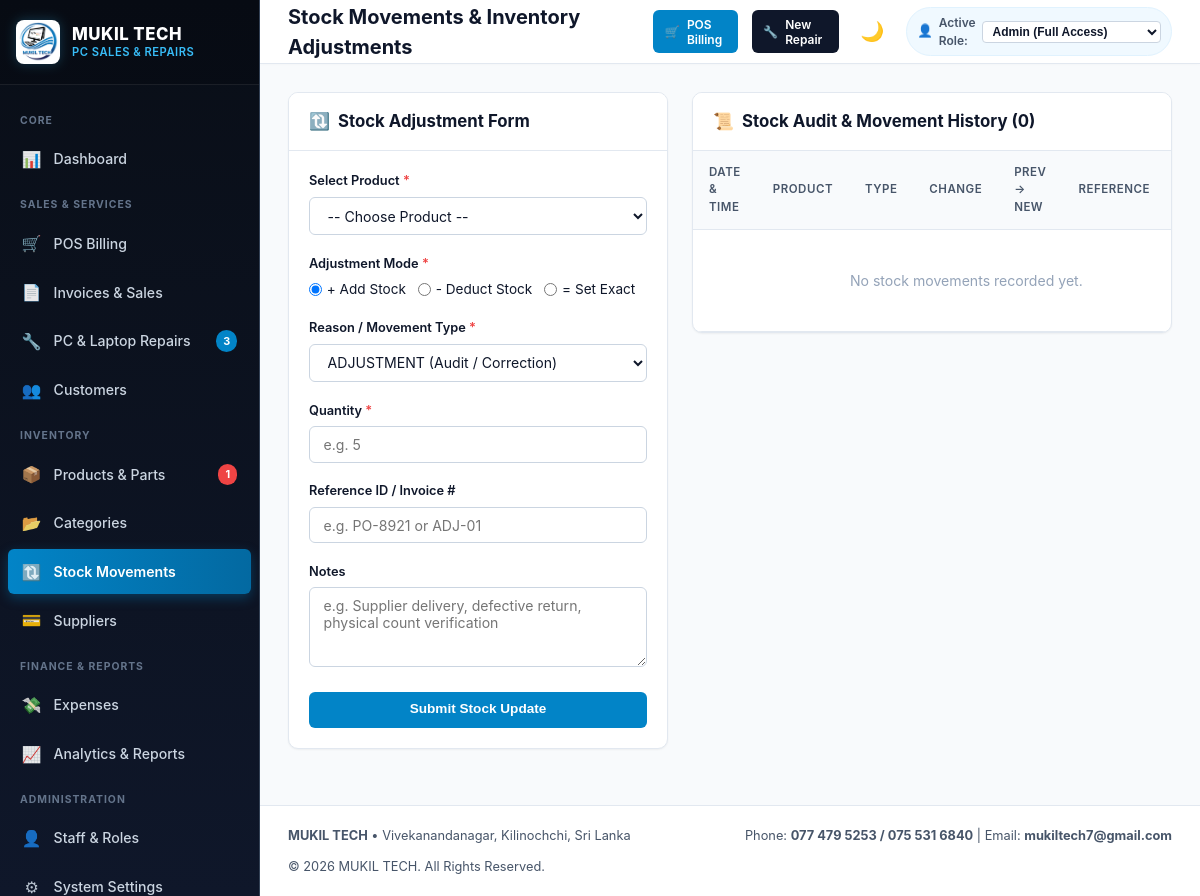
Screenshot of /products/stock.php (signed in) with the database file from the repository.
### tables this page shows
CREATE TABLE `settings` (
  `setting_id` INT AUTO_INCREMENT PRIMARY KEY,
  `setting_key` VARCHAR(60) NOT NULL UNIQUE,
  `setting_value` TEXT,
  `created_at` TIMESTAMP DEFAULT CURRENT_TIMESTAMP,
  `updated_at` TIMESTAMP DEFAULT CURRENT_TIMESTAMP ON UPDATE CURRENT_TIMESTAMP
);

### includes/functions.php (called while the page is built, shortened)
<?php
function baseUrl($path = '') {
    $documentRoot = isset($_SERVER['DOCUMENT_ROOT']) ? realpath($_SERVER['DOCUMENT_ROOT']) : false;
    $applicationRoot = realpath(__DIR__ . '/..');
    $base = '';
    if ($documentRoot && $applicationRoot) {
        $doc = str_replace('\\', '/', rtrim($documentRoot, DIRECTORY_SEPARATOR));
        $app = str_replace('\\', '/', rtrim($applicationRoot, DIRECTORY_SEPARATOR));
        if ($app === $doc) {
            $base = '';
        } elseif (stripos($app, $doc . '/') === 0) {
            $base = substr($app, strlen($doc));
        }
    }
    if ($base === '') {
        $scriptName = str_replace('\\', '/', $_SERVER['SCRIPT_NAME'] ?? '');
        $scriptDir = rtrim(str_replace('\\', '/', dirname($scriptName)), '/');
        foreach (['/admin','/customers','/categories','/suppliers','/products','/sales',
                  '/repairs','/expenses','/payments','/reports','/users','/settings'] as $dir) {
            if ($scriptDir === $dir || substr($scriptDir, -strlen($dir)) === $dir) {
                $scriptDir = substr($scriptDir, 0, -strlen($dir));
                break;
            }
        }
        $base = $scriptDir;
    }
    $base = '/' . trim($base, '/');
    if ($base === '/') {
        $base = '';
    }
    $cleanPath = ltrim((string)$path, '/');
    return $base . ($cleanPath !== '' ? '/' . $cleanPath : '');
}
function sanitize($data) {
    return htmlspecialchars(trim((string)$data), ENT_QUOTES, 'UTF-8');
}
function e($data) {
    return sanitize($data);
}
function getSetting($key, $default = '') {
    static $cache = [];
    if (isset($cache[$key])) {
        return $cache[$key];
    }
    try {
        $db = getDB();
        $stmt = $db->prepare("SELECT setting_value FROM settings WHERE setting_key = ? LIMIT 1");
        $stmt->execute([$key]);
        $val = $stmt->fetchColumn();
        if ($val !== false) {
            $cache[$key] = $val;
            return $val;
        }
    } catch (Exception $e) {
    }
    return $default;
}

### products/stock.php (the view, shortened to what this page needs)
<?php
require_once __DIR__ . '/../includes/functions.php';
$db = getDB();
$movementQuery = "SELECT sm.*, p.product_name, p.sku, p.brand
                  FROM stock_movements sm
                  JOIN products p ON sm.product_id = p.product_id ";
$params = [];
$movementQuery .= "ORDER BY sm.movement_id DESC LIMIT 100";
$stmt = $db->prepare($movementQuery);
$stmt->execute($params);
$movements = $stmt->fetchAll();
require_once __DIR__ . '/../includes/header.php';
?>
<div style="display:grid;grid-template-columns:380px 1fr;gap:1.5rem;align-items:start;">
    <div class="card">
        <div class="card-header">
            <div class="card-title">
                <span>&#128259;</span> Stock Adjustment Form
            </div>
        </div>
        <div class="card-body">
            <form method="POST">
                <div class="form-group">
                    <label class="form-label" for="product_id">Select Product <span class="required">*</span></label>
                    <select id="product_id" name="product_id" class="form-control" required onchange="window.location='<?= baseUrl('products/stock.php') ?>?product_id=' + this.value">
                        <option value="">-- Choose Product --</option>
                    </select>
                </div>
                <div class="form-group">
                    <label class="form-label">Adjustment Mode <span class="required">*</span></label>
                    <div style="display:flex;gap:0.75rem;margin-top:0.25rem;">
                        <label style="display:flex;align-items:center;gap:0.3rem;font-size:0.85rem;cursor:pointer;">
                            <input type="radio" name="adjust_mode" value="add" checked> + Add Stock
                        </label>
                        <label style="display:flex;align-items:center;gap:0.3rem;font-size:0.85rem;cursor:pointer;">
                            <input type="radio" name="adjust_mode" value="deduct"> - Deduct Stock
                        </label>
                        <label style="display:flex;align-items:center;gap:0.3rem;font-size:0.85rem;cursor:pointer;">
                            <input type="radio" name="adjust_mode" value="set"> = Set Exact
                        </label>
                    </div>
                </div>
                <div class="form-group">
                    <label class="form-label" for="movement_type">Reason / Movement Type <span class="required">*</span></label>
                    <select id="movement_type" name="movement_type" class="form-control" required>
                        <option value="ADJUSTMENT" selected>ADJUSTMENT (Audit / Correction)</option>
                    </select>
                </div>
                <div class="form-group">
                    <label class="form-label" for="quantity">Quantity <span class="required">*</span></label>
                    <input type="number" id="quantity" name="quantity" class="form-control" min="0" placeholder="e.g. 5" required>
                </div>
                <div class="form-group">
                    <label class="form-label" for="reference_id">Reference ID / Invoice #</label>
                    <input type="text" id="reference_id" name="reference_id" class="form-control" placeholder="e.g. PO-8921 or ADJ-01">
                </div>
                <div class="form-group">
                    <label class="form-label" for="notes">Notes</label>
                    <textarea id="notes" name="notes" class="form-control" rows="2" placeholder="e.g. Supplier delivery, defective return, physical count verification"></textarea>
                </div>
                <button type="submit" class="btn btn-primary" style="width:100%;">
                    Submit Stock Update
                </button>
            </form>
        </div>
    </div>
    <div class="card">
        <div class="card-header">
            <div class="card-title">
                <span>&#128220;</span> Stock Audit & Movement History (<?= count($movements) ?>)
            </div>
        </div>
        <div class="table-responsive">
            <table class="table">
                <thead>
                    <tr>
                        <th>Date & Time</th>
                        <th>Product</th>
                        <th>Type</th>
                        <th>Change</th>
                        <th>Prev &rarr; New</th>
                        <th>Reference</th>
                        <th>Notes</th>
                    </tr>
                </thead>
                <tbody>
                    <?php if (empty($movements)): ?>
                        <tr><td colspan="7" style="text-align:center;padding:2.5rem;color:var(--text-muted);">No stock movements recorded yet.</td></tr>
                    <?php endif; ?>
                </tbody>
            </table>
        </div>
    </div>
</div>
<?php require_once __DIR__ . '/../includes/footer.php'; ?>

### includes/footer.php (shortened to what this page needs)
<?php
$businessName = getSetting('business_name', 'MUKIL TECH');
$address = getSetting('address', 'Vivekanandanagar, Kilinochchi, Sri Lanka');
$phone = getSetting('phone', '077 479 5253 / 075 531 6840');
$email = getSetting('email', 'mukiltech7@gmail.com');
?>
    </main>
        <footer class="no-print" style="margin-top:auto;padding:1.25rem 1.75rem;border-top:1px solid var(--border-light);background:var(--bg-card);display:flex;justify-content:space-between;align-items:center;font-size:0.8rem;color:var(--text-secondary);flex-wrap:wrap;gap:0.75rem;">
            <div>
                <strong><?= e($businessName) ?></strong> &bull; <?= e($address) ?>
            </div>
            <div>
                Phone: <strong><?= e($phone) ?></strong> | Email: <strong><?= e($email) ?></strong>
            </div>
            <div>
                &copy; <?= date('Y') ?> MUKIL TECH. All Rights Reserved.
            </div>
        </footer>
    </div>
</div>
</body>
</html>

### assets/css/style.css (style rules this page uses)
:root { --navy-dark: #090e17; --navy-main: #0f172a; --navy-card: #1e293b; --navy-border: #334155; --navy-light: #243048; --blue-primary: #0284c7; --blue-hover: #0369a1; --blue-light: #e0f2fe; --blue-subtle: #f0f9ff; --cyan-bright: #38bdf8; --bg-main: #f8fafc; --bg-card: #ffffff; --border-light: #e2e8f0; --border-medium: #cbd5e1; --text-primary: #0f172a; --text-secondary: #475569; --text-muted: #94a3b8; --text-white: #ffffff; --success: #10b981; --success-bg: #ecfdf5; --warning: #f59e0b; --warning-bg: #fffbeb; --danger: #ef4444; --danger-bg: #fef2f2; --info: #0ea5e9; --info-bg: #f0f9ff; --shadow-sm: 0 1px 2px 0 rgba(0, 0, 0, 0.05); --shadow-md: 0 4px 6px -1px rgba(0, 0, 0, 0.07), 0 2px 4px -2px rgba(0, 0, 0, 0.05); --shadow-lg: 0 10px 15px -3px rgba(0, 0, 0, 0.08), 0 4px 6px -4px rgba(0, 0, 0, 0.04); --radius-sm: 6px; --radius-md: 10px; --radius-lg: 14px; --radius-pill: 9999px; --transition: all 0.2s cubic-bezier(0.4, 0, 0.2, 1); }
* { box-sizing: border-box; margin: 0; padding: 0; }
body { font-family: -apple-system, BlinkMacSystemFont, "Segoe UI", Roboto, "Helvetica Neue", Arial, sans-serif; background-color: var(--bg-main); color: var(--text-primary); line-height: 1.5; font-size: 14.5px; -webkit-font-smoothing: antialiased; }
.card { background: var(--bg-card); border-radius: var(--radius-md); border: 1px solid var(--border-light); box-shadow: var(--shadow-sm); margin-bottom: 1.75rem; overflow: hidden; }
.card-header { padding: 1rem 1.25rem; border-bottom: 1px solid var(--border-light); display: flex; align-items: center; justify-content: space-between; background: var(--bg-card); }
.card-title { font-size: 1.05rem; font-weight: 700; color: var(--navy-main); display: flex; align-items: center; gap: 0.5rem; }
.card-body { padding: 1.25rem; }
.table-responsive { width: 100%; overflow-x: auto; }
.table { width: 100%; border-collapse: collapse; text-align: left; font-size: 0.88rem; }
.table th { background: var(--bg-main); color: var(--text-secondary); font-weight: 600; text-transform: uppercase; font-size: 0.72rem; letter-spacing: 0.5px; padding: 0.8rem 1rem; border-bottom: 1px solid var(--border-light); }
.table td { padding: 0.85rem 1rem; border-bottom: 1px solid var(--border-light); color: var(--text-primary); vertical-align: middle; }
.table tbody tr { transition: background-color 0.15s ease; }
.btn { display: inline-flex; align-items: center; justify-content: center; gap: 0.45rem; padding: 0.55rem 1.05rem; border-radius: var(--radius-sm); font-size: 0.85rem; font-weight: 600; cursor: pointer; border: 1px solid transparent; transition: var(--transition); text-decoration: none; line-height: 1.25; }
.btn-primary { background: var(--blue-primary); color: #ffffff; }
.form-group { margin-bottom: 1.15rem; }
.form-label { display: block; font-size: 0.8rem; font-weight: 600; color: var(--navy-main); margin-bottom: 0.4rem; }
.form-label .required { color: var(--danger); }
.form-control { width: 100%; padding: 0.55rem 0.85rem; border: 1px solid var(--border-medium); border-radius: var(--radius-sm); font-size: 0.88rem; color: var(--text-primary); background-color: var(--bg-card); transition: var(--transition); font-family: inherit; }
textarea.form-control { resize: vertical; min-height: 80px; }

### rows the page displays
settings: setting_value "Vivekanandanagar, Kilinochchi, Sri Lanka"
settings: setting_value "077 479 5253 / 075 531 6840"
settings: setting_value "mukiltech7@gmail.com"

### other values shown
$pendingRepairsCount "3"
$lowStockCount "1"
$pageTitle "Stock Movements & Inventory Adjustments"
count($movements) "0"
$businessName "MUKIL TECH"
